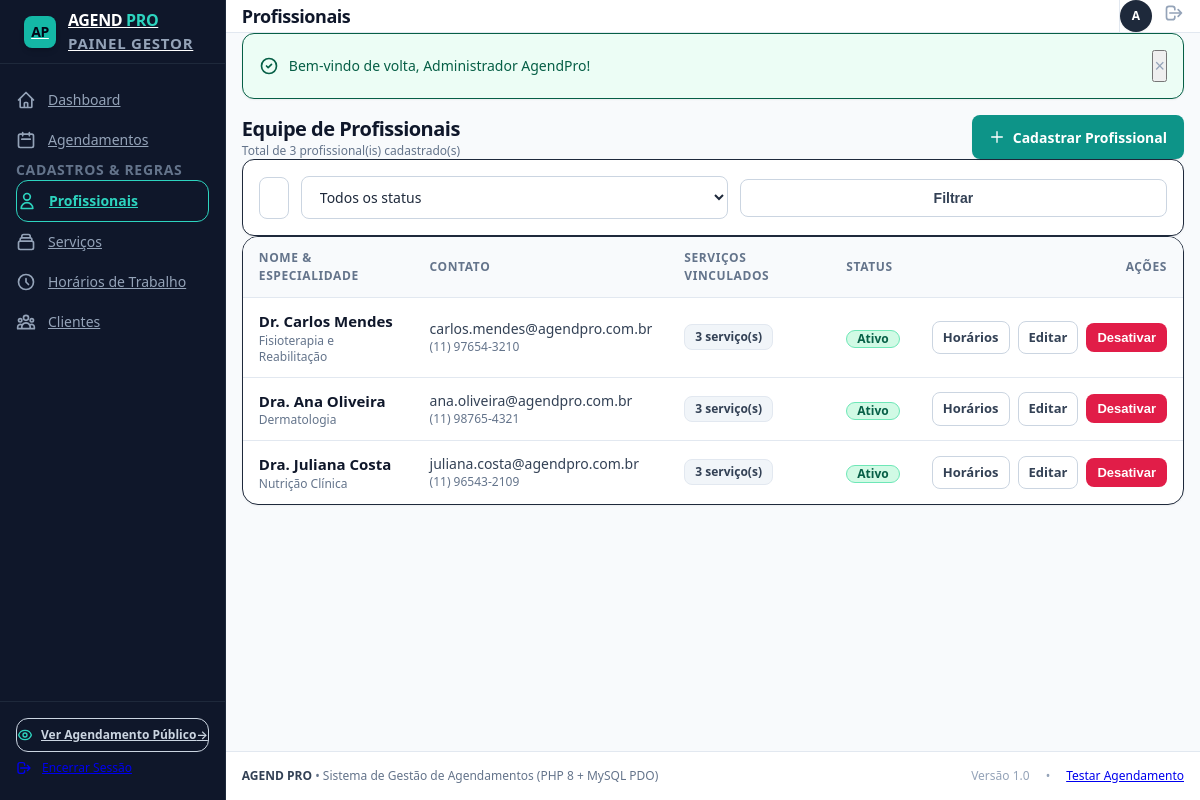
/admin/profissionais/index.php (signed in), run on the app's committed database.
### tables this page shows
CREATE TABLE IF NOT EXISTS `profissionais` (
  `id` INT AUTO_INCREMENT PRIMARY KEY,
  `nome` VARCHAR(100) NOT NULL,
  `email` VARCHAR(150) NOT NULL,
  `telefone` VARCHAR(20) NOT NULL,
  `especialidade` VARCHAR(100) NOT NULL,
  `ativo` TINYINT(1) NOT NULL DEFAULT 1,
  `created_at` TIMESTAMP DEFAULT CURRENT_TIMESTAMP,
  `updated_at` TIMESTAMP DEFAULT CURRENT_TIMESTAMP ON UPDATE CURRENT_TIMESTAMP,
  INDEX `idx_prof_ativo` (`ativo`),
  INDEX `idx_prof_nome` (`nome`)
);

### includes/functions.php (called while the page is built, shortened)
<?php
function sanitize(?string $value): string
{
    return htmlspecialchars(trim($value), ENT_QUOTES, 'UTF-8');
}

### admin/profissionais/index.php (the view, shortened to what this page needs)
<?php
require_once __DIR__ . '/../../includes/functions.php';
$pdo = getDBConnection();
$busca = trim($_GET['busca'] ?? '');
$sql = "SELECT p.*,
            (SELECT COUNT(*) FROM `profissional_servicos` ps WHERE ps.profissional_id = p.id) AS total_servicos,
            (SELECT COUNT(*) FROM `agendamentos` a WHERE a.profissional_id = p.id) AS total_agendamentos
        FROM `profissionais` p
        WHERE 1=1";
$params = [];
$sql .= " ORDER BY p.ativo DESC, p.nome ASC";
$stmt = $pdo->prepare($sql);
$stmt->execute($params);
$profissionais = $stmt->fetchAll();
include __DIR__ . '/../../includes/header.php';
?>
<div class="space-y-6">
    <div class="flex flex-col sm:flex-row sm:items-center justify-between gap-4">
        <div>
            <h2 class="text-xl font-bold text-slate-900 tracking-tight">Equipe de Profissionais</h2>
            <p class="text-xs text-slate-500 mt-0.5">Total de <?= count($profissionais) ?> profissional(is) cadastrado(s)</p>
        </div>
        <a href="/admin/profissionais/criar.php" class="btn btn-primary shadow-sm self-start sm:self-auto">
            <svg class="w-4 h-4" fill="none" stroke="currentColor" viewBox="0 0 24 24">
                <path stroke-linecap="round" stroke-linejoin="round" stroke-width="2" d="M12 4v16m8-8H4"></path>
            </svg>
            <span>Cadastrar Profissional</span>
        </a>
    </div>
    <div class="bg-white p-4 rounded-xl border border-slate-200/80 shadow-sm">
        <form method="GET" action="/admin/profissionais/index.php" class="flex flex-col sm:flex-row items-center gap-3">
            <div class="flex-1 w-full">
                <input type="text" name="busca" value="<?= sanitize($busca) ?>" placeholder="Buscar por nome, especialidade ou e-mail..." class="text-sm">
            </div>
            <div class="w-full sm:w-48">
                <select name="status" class="text-sm">
                    <option value="">Todos os status</option>
                </select>
            </div>
            <div class="flex items-center gap-2 w-full sm:w-auto">
                <button type="submit" class="btn btn-secondary text-sm flex-1 sm:flex-none">Filtrar</button>
            </div>
        </form>
    </div>
    <div class="bg-white rounded-2xl border border-slate-200/80 shadow-sm overflow-hidden">
        <div class="table-responsive">
            <table>
                <thead>
                    <tr>
                        <th>Nome & Especialidade</th>
                        <th>Contato</th>
                        <th>Serviços Vinculados</th>
                        <th>Status</th>
                        <th class="text-right">Ações</th>
                    </tr>
                </thead>
                <tbody>
                    <?php if (empty($profissionais)): ?>
                        <tr>
                            <td colspan="5" class="text-center py-10 text-slate-400">
                                Nenhum profissional encontrado com os filtros aplicados.
                            </td>
                        </tr>
                    <?php else: ?>
                        <?php foreach ($profissionais as $p): ?>
                            <tr>
                                <td>
                                    <div class="font-bold text-slate-900"><?= sanitize($p['nome']) ?></div>
                                    <div class="text-xs text-slate-500"><?= sanitize($p['especialidade']) ?></div>
                                </td>
                                <td>
                                    <div class="text-sm text-slate-700"><?= sanitize($p['email']) ?></div>
                                    <div class="text-xs text-slate-500"><?= sanitize($p['telefone']) ?></div>
                                </td>
                                <td>
                                    <span class="inline-flex items-center gap-1.5 px-2.5 py-1 rounded-lg text-xs font-semibold bg-slate-100 text-slate-700 border border-slate-200">
                                        <?= $p['total_servicos'] ?> serviço(s)
                                    </span>
                                </td>
                                <td>
                                    <?php if ((int)$p['ativo'] === 1): ?>
                                        <span class="inline-flex items-center px-2.5 py-0.5 rounded-full text-xs font-semibold bg-emerald-100 text-emerald-800 border border-emerald-300">
                                            Ativo
                                        </span>
                                    <?php else: ?>
                                        <span class="inline-flex items-center px-2.5 py-0.5 rounded-full text-xs font-semibold bg-rose-100 text-rose-800 border border-rose-300">
                                            Inativo
                                        </span>
                                    <?php endif; ?>
                                </td>
                                <td class="text-right">
                                    <div class="flex items-center justify-end gap-2">
                                        <a href="/admin/horarios/configurar.php?profissional_id=<?= $p['id'] ?>" class="btn btn-secondary btn-sm" title="Configurar Grade Semanal">
                                            Horários
                                        </a>
                                        <a href="/admin/profissionais/editar.php?id=<?= $p['id'] ?>" class="btn btn-secondary btn-sm" title="Editar dados e serviços">
                                            Editar
                                        </a>
                                        <form method="POST" action="/admin/profissionais/index.php" onsubmit="return confirm('Deseja realmente <?= (int)$p['ativo'] === 1 ? 'desativar' : 'ativar' ?> este profissional? <?= (int)$p['ativo'] === 1 ? 'Profissionais inativos não ficam visíveis para novos agendamentos.' : '' ?>');" class="inline">
                                            <button type="submit" class="btn btn-sm <?= (int)$p['ativo'] === 1 ? 'btn-danger' : 'btn-primary' ?>" title="<?= (int)$p['ativo'] === 1 ? 'Desativar Profissional' : 'Ativar Profissional' ?>">
                                                <?= (int)$p['ativo'] === 1 ? 'Desativar' : 'Ativar' ?>
                                            </button>
                                        </form>
                                    </div>
                                </td>
                            </tr>
                        <?php endforeach; ?>
                    <?php endif; ?>
                </tbody>
            </table>
        </div>
    </div>
</div>
<?php include __DIR__ . '/../../includes/footer.php'; ?>

### assets/css/style.css (style rules this page uses)
:root { --font-sans: system-ui, -apple-system, BlinkMacSystemFont, 'Segoe UI', Roboto, Helvetica, Arial, sans-serif; --color-primary: #0d9488; --color-primary-hover: #0f766e; --color-primary-light: #ccfbf1; --color-bg-dark: #0f172a; --color-card-dark: #1e293b; --color-border-dark: #334155; }
*, *::before, *::after { box-sizing: border-box; margin: 0; padding: 0; }
body { font-family: var(--font-sans); font-size: 15px; line-height: 1.5; color: #1e293b; background-color: #f8fafc; min-height: 100vh; -webkit-font-smoothing: antialiased; }
.flex { display: flex; }
.inline-flex { display: inline-flex; }
.flex-col { flex-direction: column; }
.flex-1 { flex: 1 1 0%; }
.items-center { align-items: center; }
.justify-between { justify-content: space-between; }
.justify-end { justify-content: flex-end; }
.gap-1\.5 { gap: 0.375rem; }
.gap-2 { gap: 0.5rem; }
.gap-3 { gap: 0.75rem; }
.gap-4 { gap: 1rem; }
@media (min-width: 640px) { .sm\:flex-row { flex-direction: row; } }
.w-full { width: 100%; }
.w-4 { width: 1rem; }
.h-4 { height: 1rem; }
.min-h-screen { min-height: 100vh; }
.p-4 { padding: 1rem; }
.px-2\.5 { padding-left: 0.625rem; padding-right: 0.625rem; }
.py-1 { padding-top: 0.25rem; padding-bottom: 0.25rem; }
.border { border-width: 1px; border-style: solid; }
.rounded-lg { border-radius: 0.5rem; }
.rounded-xl { border-radius: 0.75rem; }
.rounded-2xl { border-radius: 1rem; }
.rounded-full { border-radius: 9999px; }
.bg-white { background-color: #ffffff; }
.bg-slate-50 { background-color: #f8fafc; }
.bg-slate-100 { background-color: #f1f5f9; }
.bg-emerald-100 { background-color: #d1fae5; }
.text-slate-500 { color: #64748b; }
.text-slate-700 { color: #334155; }
.text-slate-800 { color: #1e293b; }
.text-slate-900 { color: #0f172a; }
.text-emerald-800 { color: #065f46; }
.border-slate-200 { border-color: #e2e8f0; }
.border-emerald-300 { border-color: #6ee7b7; }
.text-xs { font-size: 0.75rem; line-height: 1rem; }
.text-sm { font-size: 0.875rem; line-height: 1.25rem; }
.text-xl { font-size: 1.25rem; line-height: 1.75rem; }
.font-semibold { font-weight: 600; }
.font-bold { font-weight: 700; }
.text-right { text-align: right; }
.tracking-tight { letter-spacing: -0.025em; }
.shadow-sm { box-shadow: 0 1px 2px 0 rgba(0, 0, 0, 0.05); }
.table-responsive { width: 100%; overflow-x: auto; -webkit-overflow-scrolling: touch; }
table { width: 100%; border-collapse: collapse; text-align: left; }
th, td { padding: 0.75rem 1rem; border-bottom: 1px solid #e2e8f0; }
th { font-size: 0.75rem; font-weight: 600; text-transform: uppercase; letter-spacing: 0.05em; color: #64748b; background-color: #f8fafc; }
tr:last-child td { border-bottom: none; }
input[type="text"], input[type="email"], input[type="password"], input[type="date"], input[type="time"], input[type="tel"], input[type="number"], select, textarea { width: 100%; padding: 0.625rem 0.875rem; font-size: 0.9375rem; font-family: inherit; color: #1e293b; background-color: #ffffff; border: 1px solid #cbd5e1; border-radius: 0.5rem; outline: none; transition: border-color 0.15s ease, box-shadow 0.15s ease; }
.btn { display: inline-flex; align-items: center; justify-content: center; gap: 0.5rem; padding: 0.5rem 1rem; font-size: 0.875rem; font-weight: 600; border-radius: 0.5rem; border: 1px solid transparent; cursor: pointer; text-decoration: none; transition: all 0.15s ease; white-space: nowrap; }
.btn-primary { background-color: #0d9488; color: #ffffff; }
.btn-secondary { background-color: #ffffff; color: #334155; border-color: #cbd5e1; }
.btn-danger { background-color: #e11d48; color: #ffffff; }
.btn-sm { padding: 0.375rem 0.625rem; font-size: 0.8125rem; }
.overflow-hidden { overflow: hidden; }

### data on the page
profissionais: nome "Dr. Carlos Mendes", especialidade "Fisioterapia e Reabilitação", email "carlos.mendes@agendpro.com.br", telefone "(11) 97654-3210", total_servicos "3", ativo "Ativo"
profissionais: nome "Dra. Ana Oliveira", especialidade "Dermatologia", email "ana.oliveira@agendpro.com.br", telefone "(11) 98765-4321", total_servicos "3", ativo "Ativo"
profissionais: nome "Dra. Juliana Costa", especialidade "Nutrição Clínica", email "juliana.costa@agendpro.com.br", telefone "(11) 96543-2109", total_servicos "3", ativo "Ativo"

### other printed values
$pageTitle "Profissionais"
substr($authUser['nome'] ?? 'A', 0, 1) "A"
$flash['message'] "Bem-vindo de volta, Administrador AgendPro!"
count($profissionais) "3"
